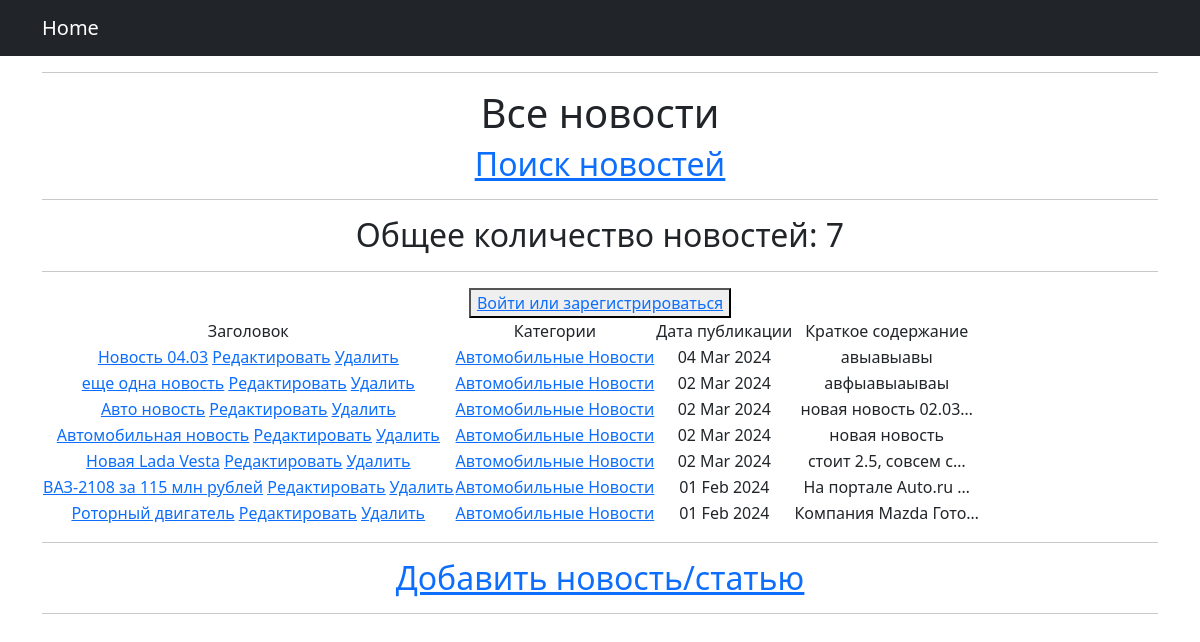
The app's page /news/categories/2/ with its own data.
### news_p/models.py (models this page shows, shortened)
class Post(models.Model):
    news = 'NW'
    article = "AR"
    POST_TYPE = [(news, 'Новость'), (article, 'Статья'),]
    type = models.CharField(max_length=2, choices=POST_TYPE, default=news)
    date = models.DateTimeField(auto_now_add=True)
    title = models.CharField(max_length=255)
    text = models.TextField()
    rating = models.IntegerField(default=0)
    author = models.ForeignKey(Author, on_delete=models.CASCADE)
    category = models.ManyToManyField(Category, through='PostCategory')

class Category(models.Model):
    name = models.CharField(max_length=255, unique=True)
    subscribers = models.ManyToManyField(User, blank=True, null=True, related_name='categories')
    def __str__(self):
        return self.name.title()

### news_p/views.py (the view)
# urls.py: path('categories/<int:pk>/', CategoryListView.as_view(), name='category_list'),
class CategoryListView(PostList):
    model = Post
    template_name = 'category_list.html'
    context_object_name = 'category_news_list'
    def get_queryset(self):
        self.category = get_object_or_404(Category, id=self.kwargs['pk'])
        queryset = Post.objects.filter(category=self.category).order_by('-date')
        return queryset
    def get_context_data(self, **kwargs):
        context = super().get_context_data(**kwargs)
        context['is_not_subscriber'] = self.request.user not in self.category.subscribers.all()
        context['category'] = self.category
        return context

### news_p/templatetags/custom_filters.py (called while the page is built)
@register.filter()
def censor(value):
    if type(value) != str:
        raise TypeError('Необходимо передать строку!')
    else:
        for word in value.split():
            if word.lower() in CENS_LIST:
                cens_word = word[0] + ((len(word) - 1) * '*')
                value = value.replace(word, cens_word)
    return value

### templates/category_list.html (shortened to what this page needs)
{% extends 'flatpages/default.html' %}
{% load custom_filters %}
{% load custom_tags %}
{% block title %}
<hr>
<h1>Все новости</h1>
<a href="{% url 'search' %}"><u><h2>Поиск новостей</h2></u></a>
<hr>
{% endblock title %}
{% block content %}
<h2>Общее количество новостей: {{ category_news_list|length }}</h2>
<hr>
{% if request.user.username %}
    <h2>{{ request.user.username }}</h2>
    <button><a href="{% url 'profile' %}">В личный кабинет</a></button>
    {% if is_not_subscriber %}
        <button><a href="{% url 'subscribe' category.id %}">Подписаться</a> </button>
    {% endif %}
{% else %}
    <button><a href="{% url 'profile' %}">Войти или зарегистрироваться</a></button>
{% endif %}
<table>
    <thead>
        <td> Заголовок </td>
        <td> Категории </td>
        <td> Дата публикации </td>
        <td> Краткое содержание </td>
    </thead>
    {% for post in category_news_list %}
        <tr>
            <td>
                <a href="{% url 'news_detail' post.id %}">{{ post.title|censor }}</a>
                <a href="{% url 'news_edit' post.id %}"><u>Редактировать</u></a>
                <a href="{% url 'news_delete' post.id %}"><u>Удалить</u></a>
            </td>
            <td>
                {% for category in post.category.all %}
                    <a href=" url 'category_list' category.id">{{ category }}</a>
                {% endfor %}
            </td>
            <td>{{ post.date|date:'d M Y' }}</td>
            <td>{{ post.text|truncatechars:20|censor }}</td>
        </tr>
    {% endfor %}
</table>
<hr>
<a href="{% url 'news_add' %}"><h2>Добавить новость/статью</h2></a>
<hr>
{% endblock content %}

### records on screen
Post: title|censor "Новость 04.03", date "04 Mar 2024", text|censor "авыавыавы"
Category: name "Автомобильные Новости"
Post: title|censor "еще одна новость", date "02 Mar 2024", text|censor "авфыавыаываы"
Post: title|censor "Авто новость", date "02 Mar 2024", text|censor "новая новость 02.03…"
Post: title|censor "Автомобильная новость", date "02 Mar 2024", text|censor "новая новость"
Post: title|censor "Новая Lada Vesta", date "02 Mar 2024", text|censor "стоит 2.5, совсем с…"
Post: title|censor "ВАЗ-2108 за 115 млн рублей", date "01 Feb 2024", text|censor "На портале Auto.ru …"
Post: title|censor "Роторный двигатель", date "01 Feb 2024", text|censor "Компания Mazda Гото…"

### other values on screen
{{ category_news_list|length }} "7"
